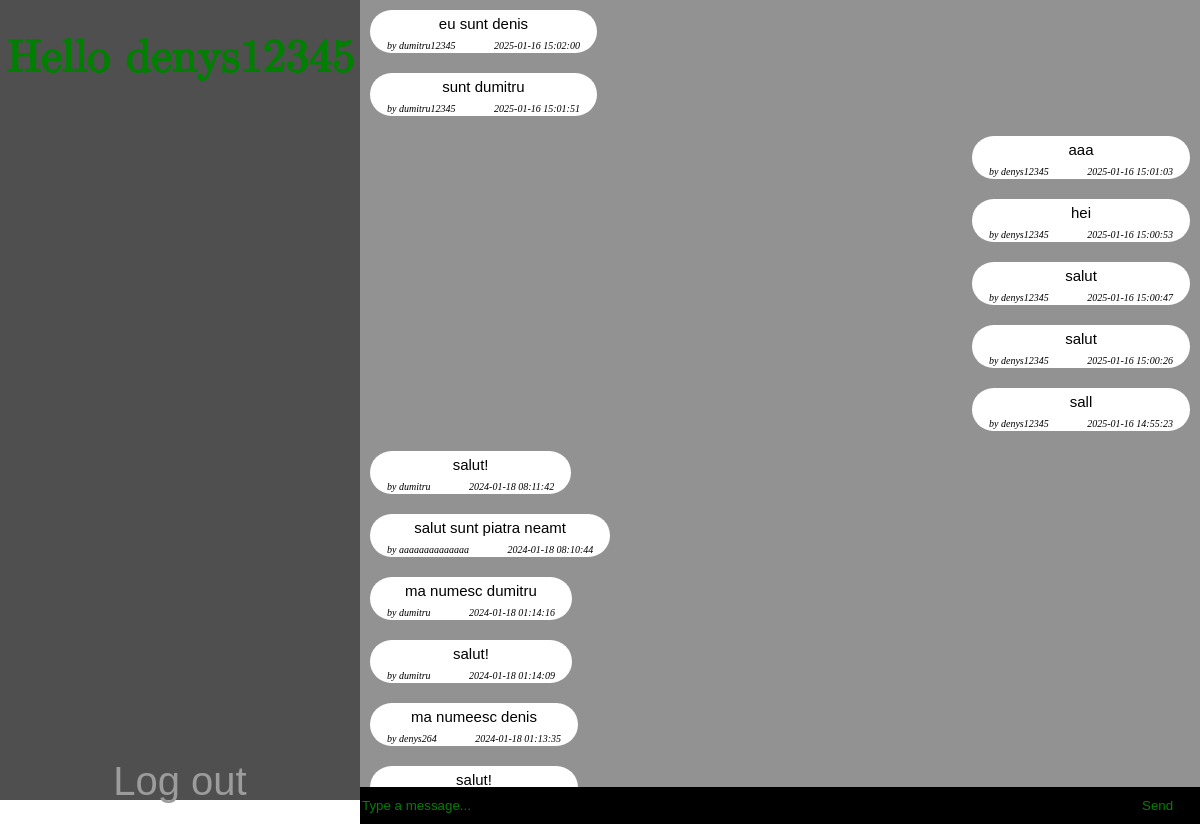
Page /home (signed in) on the committed database.
### website/models.py (models this page shows)
class Post(db.Model):
    id = db.Column(db.Integer, primary_key=True)
    text = db.Column(db.Text, nullable=False)
    date_created = db.Column(db.DateTime(timezone=True), default=func.now())
    author = db.Column(db.Integer, db.ForeignKey('user.id', ondelete="CASCADE"), nullable=False)

class User(db.Model, UserMixin):
    id = db.Column(db.Integer, primary_key=True)
    email = db.Column(db.String(150), unique=True)
    username = db.Column(db.String(150), unique=True)
    password = db.Column(db.String(150))
    date_created = db.Column(db.DateTime(timezone=True), default=func.now())
    posts = db.relationship('Post', backref='user', passive_deletes=True)

### website/views.py (the view, shortened to what this page needs)
@views.route("/")
@views.route("/home", methods=['GET', 'POST'])
@login_required
def home():
    message = None
    if request.method == "GET":
        mesaje = Post.query.order_by(Post.date_created.desc()).all()
    return render_template("home.html", user=current_user, mesaje=mesaje)

### website/__init__.py (called while the page is built)
def create_app():
    app = Flask(__name__)
    app.config['SECRET_KEY'] = "helloworld"
    app.config['SQLALCHEMY_DATABASE_URI'] = f'sqlite:///{DB_NAME}'
    db.init_app(app)
    from .views import views
    from .auth import auth
    app.register_blueprint(views, url_prefix="/")
    app.register_blueprint(auth, url_prefix="/")
    from .models import User
    from .models import Post
    create_database(app)
    login_manager = LoginManager()
    login_manager.login_view = "auth.login"
    login_manager.init_app(app)
    @login_manager.user_loader
    def load_user(id):
        return User.query.get(int(id))
    return app

### website/templates/home.html (shortened to what this page needs)
<!DOCTYPE html>
<html lang="en">
<head>
    <link rel="stylesheet" href="{{ url_for('static', filename='styles/home.css') }}">
</head>
<body>
    <main>
        <div class="container">
            <div class="header">
                <h1>Hello {{ user.username }}</h1>
            </div>
            <div class="logoutbutton">
                <a href="/logout" style="text-decoration:none;" class="culoare">Log out</a>
            </div>
        </div>
        <div class="chatcontainer">
            <div class="chatbox" id="messages">
                {% for mesaj in mesaje %}
                    {% if user.username == mesaj.user.username %}
                        <div class="messagebox dreapta">
                            <p class="text">{{ mesaj.text }}</p>
                            <p class="username">by {{ mesaj.user.username }}</p>
                            <p class="date">{{ mesaj.date_created }}</p>
                        </div>
                    {% else %}
                        <div class="messagebox stanga">
                            <p class="text">{{ mesaj.text }}</p>
                            <p class="username">by {{ mesaj.user.username }}</p>
                            <p class="date">{{ mesaj.date_created }}</p>
                        </div>
                    {% endif %}
                {% endfor %}
            </div>
            <div class="textcontainer">
                <form method="POST">
                    <input type="text" name="message" placeholder="Type a message...">
                    <button type="submit">Send</button>
                </form>
            </div>
        </div>
    </main>
</body>
</html>

### website/static/styles/home.css (style rules this page uses)
body { margin:0; }
main { height: 100vh; margin:0; display:flex; }
.container { margin:0; background-color:#4f4f4f; color:green; width:30%; height:100vh; }
.header { text-align:center; color:green; font-family: math; font-size: 23px; }
.logoutbutton { position:fixed; bottom:20px; width:30%; text-align:center; text-decoration:none; font-family:arial; font-size:40px; }
.chatcontainer { height: 100vh; width: 70%; background-color: rgb(146, 146, 146); }
.culoare { color:rgb(156, 156, 156); }
.textcontainer { background-color:black; position:fixed; bottom:0; width:70%; margin:0; }
input { width:90%; margin:0; height:35px; border:none; background-color:black; display:inline-block; color:green; font-family: Arial, Helvetica, sans-serif; }
button { width:8%; margin:0; height:35px; border:none; background-color:black; display: inline-block; color:green; font-family: Arial, Helvetica, sans-serif; }
::placeholder { color:green; font-family: Arial, Helvetica, sans-serif; }
.messagebox { margin:10px; border-radius:25px; background-color: white; }
.dreapta { align-self: flex-end; }
.stanga { align-self: flex-start; }
.chatbox { display:flex; flex-direction: column; font-family:Arial, Helvetica, sans-serif; }
.text { text-align:center; margin:0; margin-top:5px; margin-bottom:3px; padding-left:17px; padding-right:17px; font-size: 15px; }
.username { font-size:10px; margin:0; display: inline; text-align:left; padding:17px; font-family: cursive; font-style:italic; }
.date { margin:0; display: inline; text-align:right; font-size:10px; padding:17px; font-family: cursive; font-style:italic; }

### rows in the picture
Post: text "eu sunt denis", user.username "dumitru12345", date_created "2025-01-16 15:02:00"
Post: text "sunt dumitru", user.username "dumitru12345", date_created "2025-01-16 15:01:51"
Post: text "aaa", user.username "denys12345", date_created "2025-01-16 15:01:03"
Post: text "hei", user.username "denys12345", date_created "2025-01-16 15:00:53"
Post: text "salut", user.username "denys12345", date_created "2025-01-16 15:00:47"
Post: text "salut", user.username "denys12345", date_created "2025-01-16 15:00:26"
Post: text "sall", user.username "denys12345", date_created "2025-01-16 14:55:23"
Post: text "salut!", user.username "dumitru", date_created "2024-01-18 08:11:42"
Post: text "salut sunt piatra neamt", user.username "aaaaaaaaaaaaaa", date_created "2024-01-18 08:10:44"
Post: text "ma numesc dumitru", user.username "dumitru", date_created "2024-01-18 01:14:16"
Post: text "salut!", user.username "dumitru", date_created "2024-01-18 01:14:09"
Post: text "ma numeesc denis", user.username "denys264", date_created "2024-01-18 01:13:35"
Post: text "salut!"
